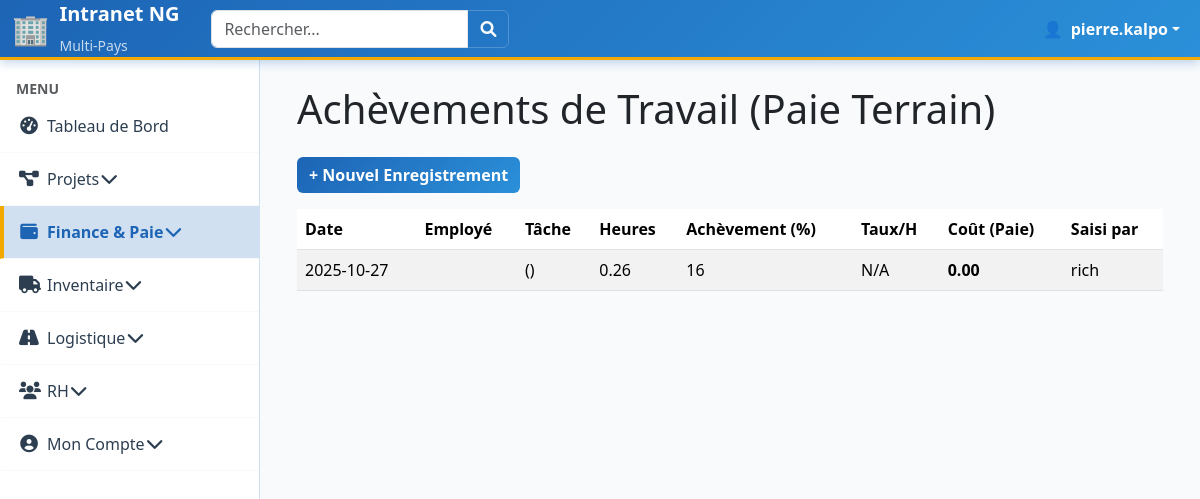
/finance/paie-terrain/ (signed in), run on the app's committed database.
### users/models.py (models this page shows, shortened)
class CustomUser(AbstractUser):
    phone_number = models.CharField(
        max_length=20, blank=True, null=True, verbose_name="Numéro de téléphone"
    )
    salaire_mensuel_base = models.DecimalField(
        max_digits=10, decimal_places=2, default=Decimal("0.00"), verbose_name=_("Salaire Mensuel de Base")
    )
    statut_actuel = models.CharField(
        max_length=20,
        choices=EMPLOYEE_STATUS_CHOICES,
        default="ACTIF",
        verbose_name=_("Statut actuel"),
    )
    class Meta:
        verbose_name = "Employé"
        verbose_name_plural = "Employés"
    def is_team_lead_user(self):
        return self.groups.filter(name__iexact="Team_Lead").exists()
    def is_coordinator_user(self):
        user_roles = {r.lower() for r in self.get_active_role_names()}
        return (
            "coordinateur de projet" in user_roles or "coordinateur_de_projet" in user_roles
        )
    def is_field_team_user(self):
        user_roles = {r.lower() for r in self.get_active_role_names()}
        return "field team" in user_roles or "field_team" in user_roles
    @property
    def is_cm(self):
        user_roles = {r.lower() for r in self.get_active_role_names()}
        return "country manager" in user_roles or "country_manager" in user_roles
    @property
    def is_coordinator(self):
        return self.is_coordinator_user()
    @property
    def is_field_team(self):
        return self.is_field_team_user()
    @property
    def is_team_lead(self):
        return self.is_team_lead_user()
    @property
    def active_country_ids(self):
        if not self.is_authenticated:
            return []
        return list(
            self.assignments.filter(is_active=True, country__is_active=True)
            .values_list("country_id", flat=True)
            .distinct()
        )
    def get_active_role_names(self):
        if not self.is_authenticated:
            return set()
        return set(
            self.assignments.filter(
                is_active=True, country__is_active=True
            ).values_list("role__name", flat=True)
        )

### projects/models.py (models this page shows, shortened)
class WorkCompletionRecord(models.Model):
    task = models.ForeignKey(
        Task,
        on_delete=models.CASCADE,
        related_name="work_records",
        verbose_name=_("Tâche")
    )
    employee = models.ForeignKey(
        settings.AUTH_USER_MODEL,
        on_delete=models.PROTECT,
        related_name="work_records",
        verbose_name=_("Employé")
    )
    date = models.DateField(default=date.today, verbose_name=_("Date du travail"))
    duration_hours = models.DecimalField(
        max_digits=5,
        decimal_places=2,
        default=Decimal("0.00"),
        verbose_name=_("Durée (heures)")
    )
    completion_percentage = models.IntegerField(
        default=0,
        validators=[MinValueValidator(0), MaxValueValidator(100)],
        verbose_name=_("Achèvement (%)")
    )
    hourly_rate_used = models.DecimalField(
        max_digits=10,
        decimal_places=2,
        null=True,
        blank=True,
        verbose_name=_("Taux Horaire Utilisé")
    )
    cost = models.DecimalField(
        max_digits=10,
        decimal_places=2,
        null=True,
        blank=True,
        verbose_name=_("Coût (Paie)")
    )
    is_paid_out = models.BooleanField(default=False, verbose_name=_("Est Payé"))
    created_by = models.ForeignKey(
        settings.AUTH_USER_MODEL,
        on_delete=models.SET_NULL,
        null=True,
        related_name="created_work_records",
        verbose_name=_("Saisi par")
    )
    created_at = models.DateTimeField(auto_now_add=True)
    class Meta:
        verbose_name = _("Enregistrement de Travail")
        verbose_name_plural = _("Enregistrements de Travail")
        ordering = ['-date']

### finance/views.py (the view)
# urls.py: path("paie-terrain/", views.WorkRecordListView.as_view(), name="work_record_list"), # <-- AJOUTÉ
class WorkRecordListView(FinanceCountryIsolationMixin, ListView):
    model = WorkCompletionRecord
    template_name = "finance/work_completion_list.html"
    context_object_name = "work_records"
    def get_queryset(self):
        qs = super().get_queryset()
        return qs.order_by('-date')

### core/context_processors.py (called while the page is built)
def user_countries_processor(request):
    user = request.user
    countries = []
    active_country_ids = []
    if user.is_authenticated:
        active_country_ids = user.active_country_ids
        countries = Country.objects.filter(id__in=active_country_ids)
    return {
        "user_countries": countries,
        "active_country_ids": active_country_ids,  # Cette variable est maintenant toujours définie
    }

### finance/views.py (called while the page is built)
    def get_queryset(self):
        qs = super().get_queryset()
        user = self.request.user
        if user.is_superuser:
            return qs
        active_country_ids = user.active_country_ids
        if self.model == SalaryStructure:
            return qs.filter(country__id__in=active_country_ids)
        if self.model == Depense:
            return qs.filter(projet_associe__country__id__in=active_country_ids)
        if self.model == Revenu:
            return qs.filter(projet_facture__country__id__in=active_country_ids)
        if self.model == WorkCompletionRecord:
            return qs.filter(task__site__project__country__id__in=active_country_ids)
        return qs.none()

### finance/templates/finance/work_completion_list.html (shortened to what this page needs)
{% extends "core/base.html" %}
{% block content %}
    <h1 class="mb-4">Achèvements de Travail (Paie Terrain)</h1>
    <a href="{% url 'finance:work_record_create' %}" class="btn btn-primary mb-3">
        + Nouvel Enregistrement
    </a>
    {% if work_records %}
    <div class="table-responsive">
        <table class="table table-striped">
            <thead>
                <tr>
                    <th>Date</th>
                    <th>Employé</th>
                    <th>Tâche</th>
                    <th>Heures</th>
                    <th>Achèvement (%)</th>
                    <th>Taux/H</th>
                    <th>Coût (Paie)</th>
                    <th>Saisi par</th>
                </tr>
            </thead>
            <tbody>
                {% for record in work_records %}
                <tr>
                    <td>{{ record.date|date:"Y-m-d" }}</td>
                    <td>{{ record.user.username }}</td>
                    <td>{{ record.task.name }} ({{ record.task.site_task.first.site.name }})</td>
                    <td>{{ record.duration_hours|default:"N/A" }}</td>
                    <td>{{ record.completion_percentage|default:"N/A" }}</td>
                    <td>{{ record.hourly_rate_used|floatformat:2|default:"N/A" }}</td>
                    <td><strong>{{ record.cost|floatformat:2|default:"0.00" }}</strong></td>
                    <td>{{ record.created_by.username }}</td>
                </tr>
                {% endfor %}
            </tbody>
        </table>
    </div>
    {% else %}
        <div class="alert alert-info">
            Aucun enregistrement de travail trouvé pour les pays actifs.
        </div>
    {% endif %}
{% endblock %}

### core/templates/core/base.html (shortened to what this page needs)
{% load static %}
<!DOCTYPE html>
<html lang="fr">
<head>
    <link href="https://cdn.jsdelivr.net/npm/bootstrap@5.3.3/dist/css/bootstrap.min.css" rel="stylesheet">
    <link rel="stylesheet" href="https://cdnjs.cloudflare.com/ajax/libs/font-awesome/6.0.0-beta3/css/all.min.css">
</head>
<body>
    <nav class="navbar navbar-expand-lg navbar-custom fixed-top">
        <div class="container-fluid">
            <a class="navbar-brand fw-bold d-flex align-items-center" href="{% url 'home' %}">
                <span style="font-size: 1.5em; margin-right: 10px;">🏢</span>
                <div>
                    <div>Intranet NG</div>
                    <small class="opacity-75" style="font-size: 0.7em; font-weight: 400;">Multi-Pays</small>
                </div>
            </a>
            <form class="d-flex ms-3" role="search">
                <div class="input-group">
                    <input class="form-control" type="search" placeholder="Rechercher..." aria-label="Search">
                    <button class="btn btn-outline-light" type="submit" style="border-color: rgba(255,255,255,0.2);">
                        <i class="fas fa-search"></i>
                    </button>
                </div>
            </form>
            <div class="d-flex ms-auto">
                <ul class="navbar-nav">
                    {% if user.is_authenticated %}
                        <li class="nav-item dropdown">
                            <a class="nav-link dropdown-toggle d-flex align-items-center" href="#" role="button" data-bs-toggle="dropdown">
                                <span class="me-2">👤</span>
                                <strong>{{ user.username }}</strong>
                            </a>
                        </li>
                    {% else %}
                        <li class="nav-item">
                            <a class="nav-link" href="{% url 'login' %}">Connexion</a>
                        </li>
                    {% endif %}
                </ul>
            </div>
        </div>
    </nav>
    <div id="sidebar-wrapper">
        <ul class="sidebar-nav list-group list-group-flush">
            <li class="sidebar-item sidebar-title mt-3">
                <span class="text-uppercase text-muted small fw-bold px-3">Menu</span>
            </li>
            <li class="sidebar-item">
                <a class="sidebar-link {% if request.resolver_match.url_name == 'home' %}active{% endif %}" href="{% url 'home' %}">
                    <i class="fas fa-tachometer-alt me-2"></i> Tableau de Bord
                </a>
            </li>
            <li class="sidebar-item">
                <a class="sidebar-link" data-bs-toggle="collapse" href="#projets-collapse" role="button" aria-expanded="false" aria-controls="projets-collapse">
                    <i class="fas fa-project-diagram me-2"></i> Projets <i class="fas fa-chevron-down float-end"></i>
                </a>
            </li>
            {% if is_cm or is_coordinator or user.is_staff %}
            <li class="sidebar-item">
                <a class="sidebar-link {% if 'finance' in request.path %}active{% endif %}" data-bs-toggle="collapse" href="#finance-collapse" role="button" aria-expanded="false" aria-controls="finance-collapse">
                    <i class="fas fa-wallet me-2"></i> Finance & Paie <i class="fas fa-chevron-down float-end"></i>
                </a>
            </li>
            <li class="sidebar-item">
                <a class="sidebar-link {% if 'inventaire' in request.path %}active{% endif %}" data-bs-toggle="collapse" href="#inventaire-collapse" role="button" aria-expanded="false" aria-controls="inventaire-collapse">
                    <i class="fas fa-truck me-2"></i> Inventaire <i class="fas fa-chevron-down float-end"></i>
                </a>
            </li>
            <li class="sidebar-item">
                <a class="sidebar-link {% if 'logistique' in request.path %}active{% endif %}" data-bs-toggle="collapse" href="#logistique-collapse" role="button" aria-expanded="false" aria-controls="logistique-collapse">
                    <i class="fas fa-road me-2"></i> Logistique <i class="fas fa-chevron-down float-end"></i>
                </a>
            </li>
            <li class="sidebar-item">
                <a class="sidebar-link {% if 'rh' in request.path %}active{% endif %}" data-bs-toggle="collapse" href="#rh-collapse" role="button" aria-expanded="false" aria-controls="rh-collapse">
                    <i class="fas fa-users me-2"></i> RH <i class="fas fa-chevron-down float-end"></i>
                </a>
            </li>
            {% endif %}
            <li class="sidebar-item">
                <a class="sidebar-link" data-bs-toggle="collapse" href="#account-collapse" role="button" aria-expanded="false" aria-controls="account-collapse">
                    <i class="fas fa-user-circle me-2"></i> Mon Compte <i class="fas fa-chevron-down float-end"></i>
                </a>
            </li>
        </ul>
    </div>
    <div id="page-content-wrapper">
        <div class="container-fluid">
            <div id="mainContent">
                {% block content %}
                {% endblock %}
            </div>
        </div>
    </div>
</body>
</html>

### core/templates/core/base.html (style rules this page uses)
:root { --header-height: 60px; --sidebar-width: 260px; --primary-blue: #1D64B5; --secondary-blue: #2B90D9; --light-blue: #D1E0F1; --primary-orange: #F4A900; --accent-yellow: #FFD166; --sidebar-active-bg: var(--light-blue); --sidebar-active-text: var(--primary-blue); --content-bg: #f8fafc; --success-color: #27ae60; --warning-color: var(--primary-orange); --danger-color: #e74c3c; }
body { background-color: var(--content-bg); padding-top: var(--header-height); min-height: 100vh; font-family: 'Segoe UI', Tahoma, Geneva, Verdana, sans-serif; margin: 0; }
.navbar-custom { background: linear-gradient(135deg, var(--primary-blue) 0%, var(--secondary-blue) 100%) !important; border-bottom: 3px solid var(--primary-orange); box-shadow: 0 2px 10px rgba(29, 100, 181, 0.3); height: var(--header-height); position: fixed; top: 0; left: 0; right: 0; z-index: 1030; }
.navbar-custom .navbar-brand, .navbar-custom .nav-link { color: white !important; font-weight: 600; }
#sidebar-wrapper { position: fixed; top: var(--header-height); bottom: 0; left: 0; width: var(--sidebar-width); background: white; border-right: 1px solid var(--light-blue); z-index: 1020; overflow-y: auto; transition: transform 0.3s ease; }
.sidebar-link { display: flex; align-items: center; color: #2c3e50; text-decoration: none; font-weight: 500; padding: 14px 20px 14px 15px; border-left: 4px solid transparent; transition: all 0.3s ease; border-bottom: 1px solid #f8f9fa; }
.sidebar-link i { margin-right: 12px; width: 20px; text-align: center; font-size: 1.1em; }
.sidebar-link.active { color: var(--primary-blue) !important; background-color: var(--light-blue) !important; border-left: 4px solid var(--primary-orange) !important; font-weight: 700; }
#page-content-wrapper { margin-left: var(--sidebar-width); width: calc(100% - var(--sidebar-width)); padding: 25px; min-height: calc(100vh - var(--header-height)); background-color: var(--content-bg); transition: all 0.3s ease; margin-top: 0; }
.btn-primary { background: linear-gradient(135deg, var(--primary-blue) 0%, var(--secondary-blue) 100%); border: none; font-weight: 600; }

### data on the page
CustomUser: username "pierre.kalpo"
WorkCompletionRecord: date "2025-10-27", duration_hours "0.26", completion_percentage "16", hourly_rate_used "N/A", cost "0.00", created_by.username "rich"
